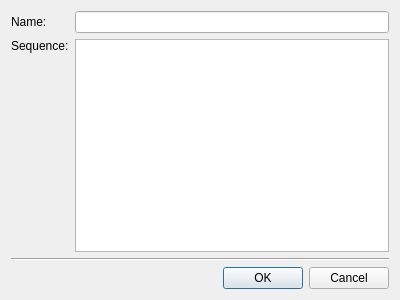
<?xml version="1.0" encoding="UTF-8"?>
<ui version="4.0">
 <class>EnterOneBlastQueryDialog</class>
 <widget class="QDialog" name="EnterOneBlastQueryDialog">
  <property name="geometry">
   <rect>
    <x>0</x>
    <y>0</y>
    <width>400</width>
    <height>300</height>
   </rect>
  </property>
  <property name="windowTitle">
   <string>Enter BLAST query</string>
  </property>
  <layout class="QGridLayout" name="gridLayout">
   <item row="0" column="0">
    <widget class="QLabel" name="label">
     <property name="text">
      <string>Name:</string>
     </property>
    </widget>
   </item>
   <item row="0" column="1">
    <widget class="QLineEdit" name="nameLineEdit"/>
   </item>
   <item row="1" column="0">
    <widget class="QLabel" name="label_2">
     <property name="text">
      <string>Sequence:</string>
     </property>
     <property name="alignment">
      <set>Qt::AlignLeading|Qt::AlignLeft|Qt::AlignTop</set>
     </property>
    </widget>
   </item>
   <item row="2" column="0" colspan="2">
    <widget class="Line" name="line">
     <property name="orientation">
      <enum>Qt::Horizontal</enum>
     </property>
    </widget>
   </item>
   <item row="3" column="0" colspan="2">
    <widget class="QDialogButtonBox" name="buttonBox">
     <property name="orientation">
      <enum>Qt::Horizontal</enum>
     </property>
     <property name="standardButtons">
      <set>QDialogButtonBox::Cancel|QDialogButtonBox::Ok</set>
     </property>
    </widget>
   </item>
   <item row="1" column="1">
    <widget class="QPlainTextEdit" name="sequenceTextEdit"/>
   </item>
  </layout>
 </widget>
 <resources/>
 <connections>
  <connection>
   <sender>buttonBox</sender>
   <signal>accepted()</signal>
   <receiver>EnterOneBlastQueryDialog</receiver>
   <slot>accept()</slot>
   <hints>
    <hint type="sourcelabel">
     <x>248</x>
     <y>254</y>
    </hint>
    <hint type="destinationlabel">
     <x>157</x>
     <y>274</y>
    </hint>
   </hints>
  </connection>
  <connection>
   <sender>buttonBox</sender>
   <signal>rejected()</signal>
   <receiver>EnterOneBlastQueryDialog</receiver>
   <slot>reject()</slot>
   <hints>
    <hint type="sourcelabel">
     <x>316</x>
     <y>260</y>
    </hint>
    <hint type="destinationlabel">
     <x>286</x>
     <y>274</y>
    </hint>
   </hints>
  </connection>
 </connections>
</ui>
